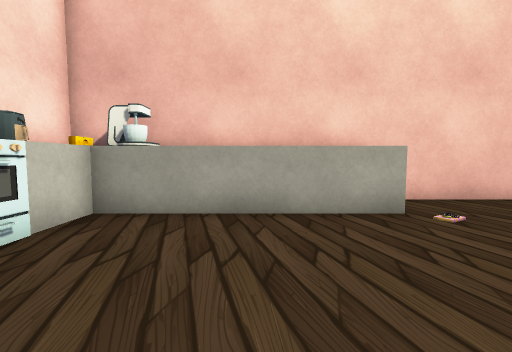
[1] (above)

12 first-person views from a walk through a scene from a Unity 3-D project. The camera is 0.59 m above the floor, tilts 4° down and sees 90° across. The floor is counted in squares, 0.5 m on a side. Each view is taken from the middle of a square. On the plan, view 1 faces up. The plan holds only what a view shows up to about 12 squares ahead; the rest is blank. The place goes on beyond the plan. The player is left out. Some animated figures are not drawn.

[2]
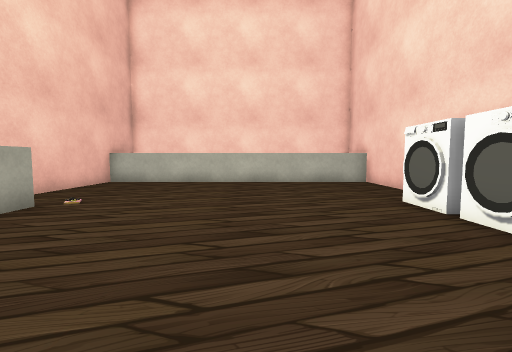

[3]
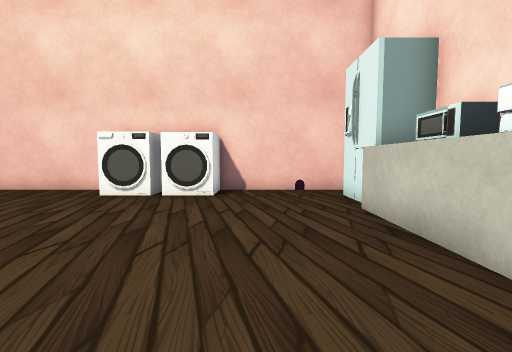

[4]
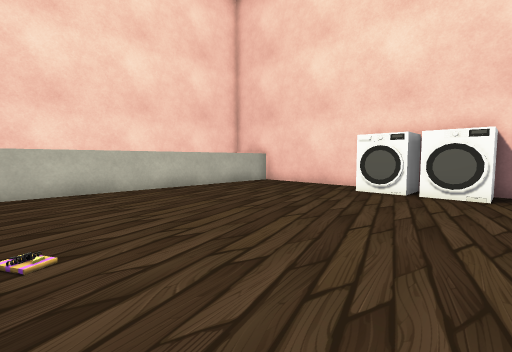

[5]
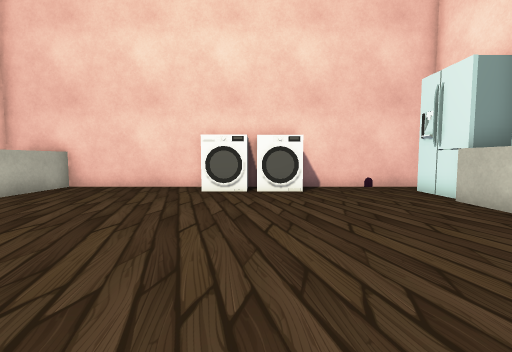

[6]
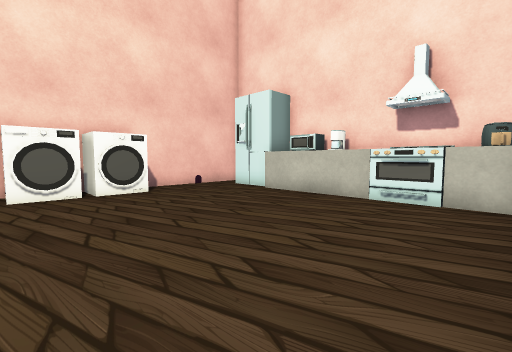

[7]
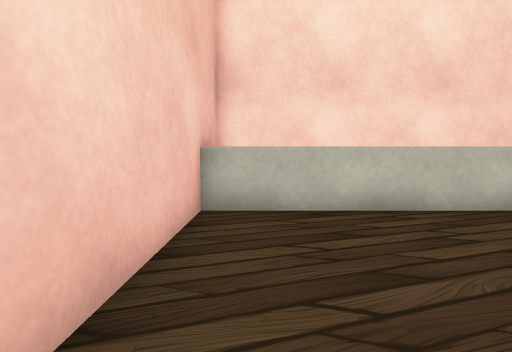

[8]
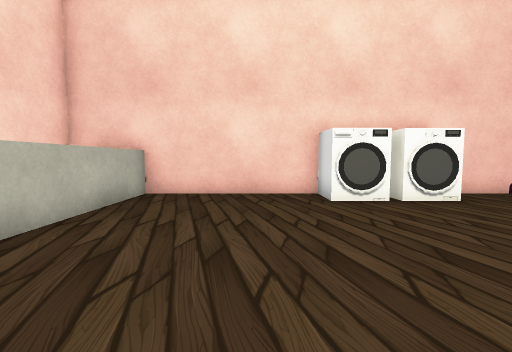

[9]
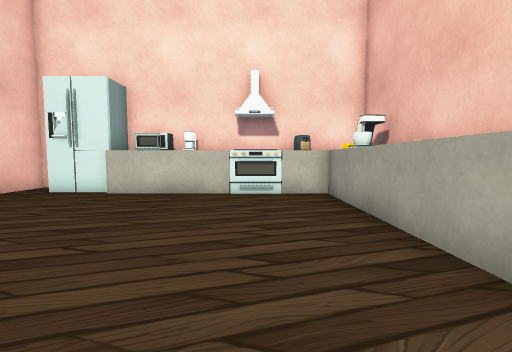

[10]
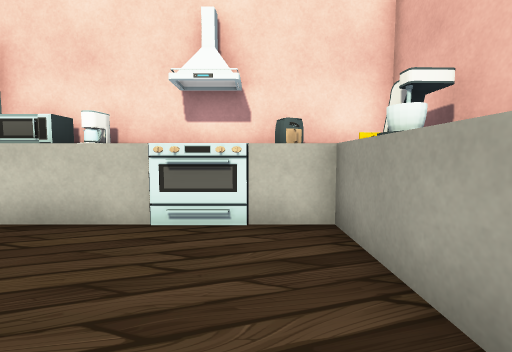

[11]
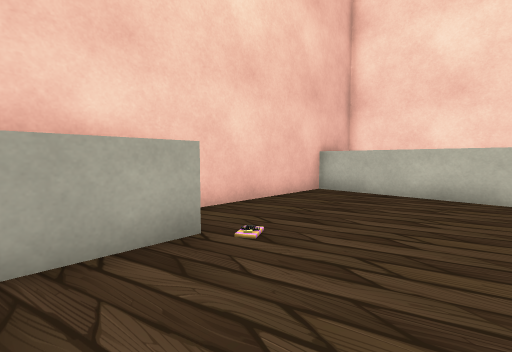

[12]
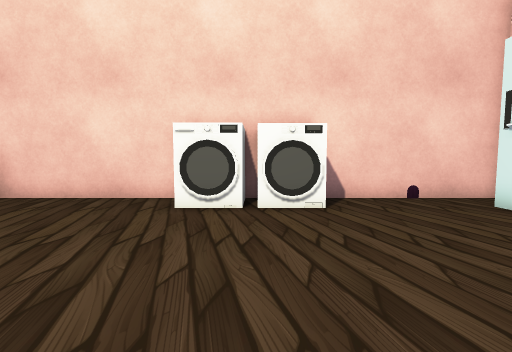

### Floor plan
Key: @ floor where view 1 was taken; # wall or solid block; . floor; ^ raised ledge; C cheese; S stove; W washer; R dryer; M microwave; F fridge; O other object.
Columns run from 5 left of view 1 to 12 right of it. Each row starts with its distance up from view 1.
  7 ###^^^^^^######^^#
  6 OC#^^^^^^......^ #
  5 OO.............^ #
  4 #O.............^ #
  3 SSS............^ #
  2 #S.............^ #
  1 OO.............^ #
  0 #M...@.........^ #
 -1 MM.............^ #
 -2 #F.............^ #
 -3 FF.............^ #
 -4 ##...WWRRR.....^ #
 -5 #....WWR R.....^^#
 -6  ####  #  #####  #

Where each view was taken, in squares from view 1:
view 1: 0 up, 0 right, facing up
view 2: 0 up, 3 left, facing right
view 3: 4 up, 1 left, facing down
view 4: 5 up, 0 right, facing down-right
view 5: 5 up, 2 right, facing down
view 6: 5 up, 4 right, facing down-left
view 7: 6 up, 4 right, facing right
view 8: 3 up, 6 right, facing down
view 9: 3 up, 5 right, facing left
view 10: 4 up, 1 right, facing left
view 11: 2 up, 1 right, facing up-right
view 12: 2 up, 2 right, facing down
